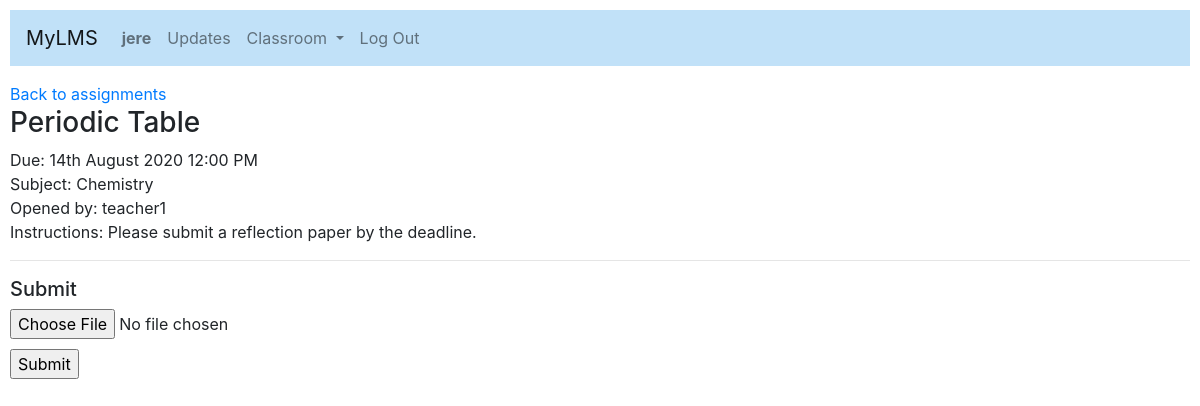
The page /assignments/5 (signed in) on the database its author committed.
### lms/models.py (models this page shows, shortened)
class User(AbstractUser):
    role = models.CharField(max_length=32, choices=ROLES, default='student')
    approved = models.BooleanField(default=None, null=True)
    subjects = models.ManyToManyField(Subject, blank=True, related_name="subjects")
    notifs = models.ManyToManyField(Notification, blank=True, related_name="notif")

class Assignment(models.Model):
    subject = models.ForeignKey(Subject, null=False, default=1, on_delete=models.CASCADE)
    opened_by = models.ForeignKey(User, null=True, on_delete=models.CASCADE)
    opened_at = models.DateTimeField(auto_now_add=True)
    deadline = models.DateTimeField(null=False)
    title = models.CharField(max_length=128, null=False, default="Assignment")
    description = models.CharField(max_length=512, null=True)

class Subject(models.Model):
    name = models.CharField(max_length=16, choices=SUBJECTS, default='chemistry')
    def __str__(self):
        return f"{self.name.title()}"

### lms/views.py (the view, shortened to what this page needs)
# urls.py: path("assignments/<int:assignment_id>", views.submission, name="submission"),
def submission(request, assignment_id):
    assignment = Assignment.objects.get(pk=assignment_id)
    submission_form = None
    message = ''
    submissions = None
    unsubmitted_students = []
    if request.user.role == 'student':
        try:
            Submission.objects.get(student=request.user, assignment=assignment)
            message = 'You have submitted this assignment.'
        except ObjectDoesNotExist:
            if timezone.now() > assignment.deadline:
                message = 'The deadline for this assignment has passed.'
            else:
                submission_form = SubmissionForm()
    return render(request, "lms/submission.html", {
        'assign': assignment,
        'submission_form': submission_form,
        'message': message,
        'submissions': submissions,
        'unsubmitted_students': unsubmitted_students,
    })

### lms/forms.py
class SubmissionForm(ModelForm):
    class Meta:
        model = Submission
        fields = ['doc']

### lms/templates/lms/submission.html (shortened to what this page needs)
{% extends "lms/layout.html" %}
{% block body %}
    <a href="{% url 'assignments' %}">Back to assignments</a>
    <h3>{{ assign.title }}</h3>
    Due: {{ assign.deadline|date:"jS F Y H:i A" }}
    <br/>
    Subject: {{ assign.subject }}
    <br/>
    Opened by: {{ assign.opened_by }}
    <br/>
    Instructions: {{ assign.description }}
    <hr>
    {% if user.role == 'teacher' %}
        <h5>Student Submissions</h5>
        <table style="width:100%">
            <tr>
                <th>Name</th>
                <th>File</th>
                <th>Size</th>
                <th>Time</th>
            </tr>
            {% for sub in submissions %}
                <tr>
                    <td>{{ sub.student.username.title }}</td>
                    <td><a href="{{ sub.doc.url }}">{{ sub.filename }}</a></td>
                    <td>{{ sub.doc.size|filesizeformat }}</td>
                    <td>{{ sub.timestamp }}</td>
                </tr>
            {% endfor %}
            {% for student in unsubmitted_students %}
                <tr>
                    <td>{{ student.username.title }}</td>
                    <td>Unsubmitted</td>
                    <td>-</td>
                    <td>-</td>
                </tr>
            {% endfor %}
        </table>
    {% elif user.role == 'student' %}
        <h5>Submit</h5>
        {% if submission_form is not None %}
            <form method="POST" enctype="multipart/form-data">
                {{ submission_form }}
                <br/>
                <input type="submit" value="Submit" style="margin-top:10px">
            </form>
        {% endif %}
    {% endif %}
{% endblock %}

### lms/templates/lms/layout.html (shortened to what this page needs)
{% load static %}
<!DOCTYPE html>
<html lang="en">
    <head>
        <link rel="stylesheet" href="https://stackpath.bootstrapcdn.com/bootstrap/4.4.1/css/bootstrap.min.css">
        <link href="{% static 'lms/styles.css' %}" rel="stylesheet">
        <link rel="stylesheet" href="https://cdn.jsdelivr.net/npm/flatpickr/dist/flatpickr.min.css">
    </head>
    <body>
        <nav class="navbar navbar-expand-lg navbar-light" style="background-color: #c1e1f8;">
            <a class="navbar-brand" href="#">MyLMS</a>
            <div class="collapse navbar-collapse" id="navbarSupportedContent">
              <ul class="navbar-nav mr-auto">
                {% if user.is_authenticated %}
                    <li class="nav-item">
                        <a class="nav-link" href="{% url 'notification' %}"><strong>{{ user.username }}</strong></a>
                    </li>
                {% endif %}
                {% if user.is_authenticated %}
                    <li class="nav-item">
                        <a class="nav-link" href="{% url 'index' %}">Updates</a>
                    </li>
                    <li class="nav-item dropdown">
                        <a class="nav-link dropdown-toggle" href="#" id="navbarDropdown" role="button" data-toggle="dropdown" aria-haspopup="true" aria-expanded="false">
                            Classroom
                        </a>
                    </li>
                    <li class="nav-item">
                        <a class="nav-link" href="{% url 'logout' %}">Log Out</a>
                    </li>
                {% endif %}
              </ul>
            </div>
          </nav>
        <div class="body">
            {% block body %}
            {% endblock %}
        </div>
    </body>
</html>

### lms/static/lms/styles.css (style rules this page uses)
body { padding: 10px; }
.navbar { margin-bottom: 1rem; }

### rows shown on the page
User: username "jere"
Assignment: title "Periodic Table", deadline "14th August 2020 12:00 PM", subject "Chemistry", opened_by "teacher1", description "Please submit a reflection paper by the deadline."
